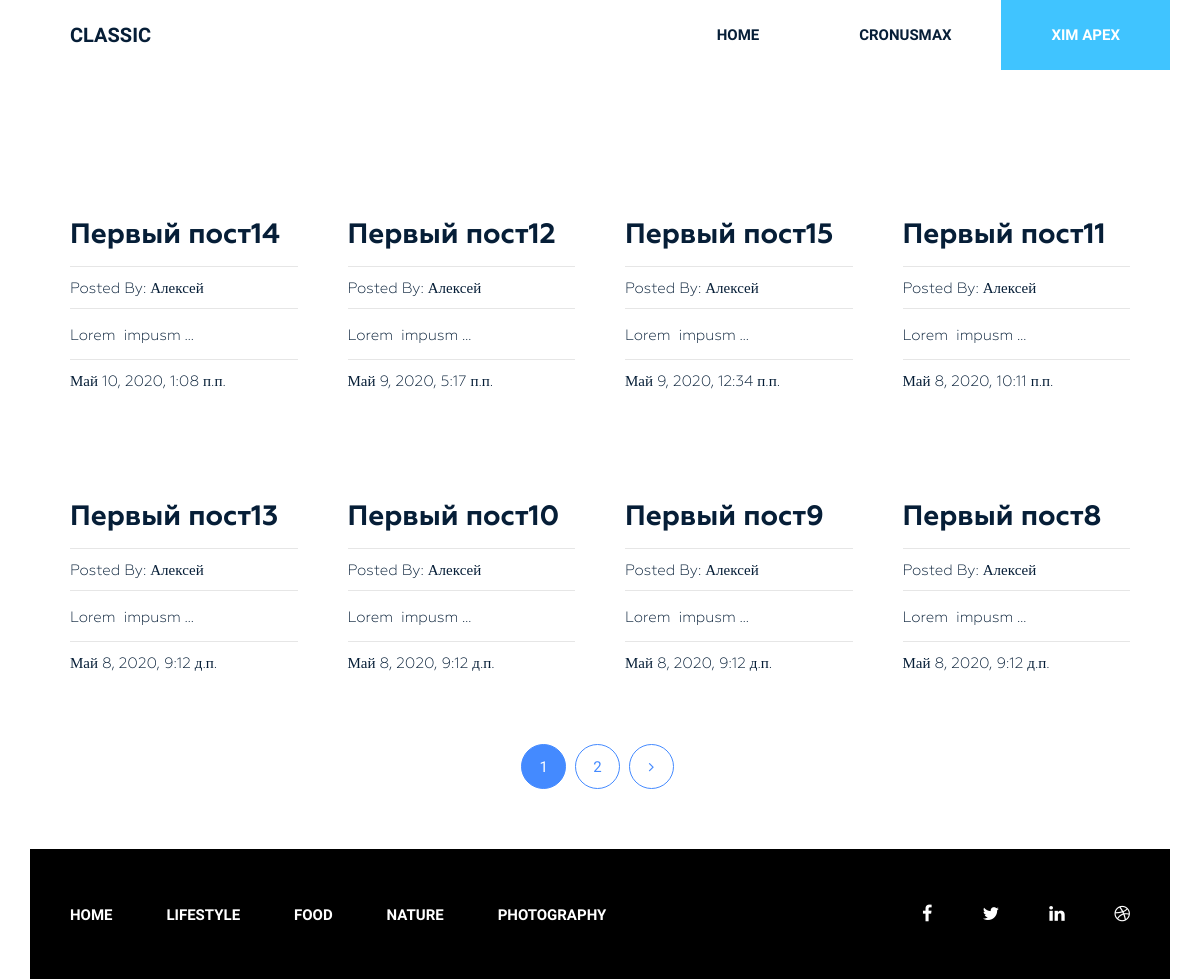
Page /blog/xim-apex/ on the committed database.
### blog/models.py (models this page shows, shortened)
class Category(models.Model):
    title = models.CharField(max_length=100, verbose_name='Заголовок категории')
    slug = models.SlugField(unique=True, max_length=255, verbose_name='Url')
    def __str__(self):
        return self.title
    def get_absolute_url(self):
        return reverse('blog:category', args=[str(self.slug)])
    class Meta:
        verbose_name = 'Категория'
        verbose_name_plural = 'Категории'
        ordering = ['title']

class Post(TimeStampedModel):
    title = models.CharField(max_length=100, verbose_name='Заголовок поста')
    slug = models.SlugField(max_length=255, unique=True, verbose_name='Url')
    author = models.CharField(max_length=100, verbose_name='Автор')
    content = models.TextField(blank=True, verbose_name='Пост')
    photo = models.ImageField(upload_to='photos/%Y/%m/%d/', blank=True, verbose_name='Фотография')
    view = models.IntegerField(default=0, verbose_name='Количество просмотров')
    category = models.ForeignKey(Category, on_delete=models.PROTECT, related_name='posts',
                                 verbose_name='Категория')
    tags = models.ManyToManyField(Tag, related_name='Тэги', blank=True)
    class Meta:
        verbose_name = 'Пост'
        verbose_name_plural = 'Посты'
        ordering = ['-updated']

### blog/views.py (the view)
# urls.py: path('<str:slug>/', Category.as_view(), name='category'),
class Category(ListView):
    paginate_by = 8
    paginate_orphans = 5
    context_object_name = 'posts'
    def get_queryset(self):
        return models.Post.objects.filter(category__slug=self.kwargs['slug'])
    def get_context_data(self, *, object_list=None, **kwargs):
        context = super().get_context_data(**kwargs)
        context['title'] = models.Category.objects.get(
            slug=self.kwargs['slug'])
        return context

### blog/templatetags/menu.py (called while the page is built)
@register.inclusion_tag('tags/menu.html', takes_context=True)
def show_menu(context, menu_class='menu'):
    categories = Category.objects.all()
    return {"categories": categories, "menu_class": menu_class, "context": context}

### templates/blog/post_list.html (shortened to what this page needs)
{% extends 'base.html' %}
{% load static %}
{% block content %}
<section class="blog-post-area">
    <div class="container">
        <div class="row">
            <div class="blog-post-area-style">
                {% for post in posts %}
                <div class="col-md-3">
                    <div class="single-post">
                        <h3><a href="{% url 'blog:post' post.category.slug post.slug %}">{{ post.title }}</a></h3>
                        <h4><span>Posted By: <span class="author-name">{{ post.author }}</span></span>
                        </h4>
                        {{ post.content|safe|truncatechars_html:20 }}
                        <h4><span>{{ post.updated }}</span></h4>
                    </div>
                </div>
                {% endfor %}
            </div>
        </div>
    </div>
    <div class="pegination">
        {% if page_obj.has_other_pages %}
        <div class="nav-links">
            {% for p in page_obj.paginator.page_range %}
            {% if p == page_obj.number %}
            <span class="page-numbers current">{{p}}</span>
            {% elif p > page_obj.number|add:-3 and p < page_obj.number|add:3 %}
            <a class="page-numbers" href="?page={{p}}{%if request.GET.s%}&s={{ request.GET.s }}{%endif%}">{{p}}</a>
            {% endif %}
            {% endfor %}
            {% if page_obj.has_next %}
            <a class="page-numbers" href="?page={{page_obj.next_page_number}}{%if request.GET.s%}&s={{ request.GET.s }}{%endif%}">
                <i class="fa fa-angle-right" aria-hidden="true"></i>
            </a>
            {% endif %}
        </div>
        {% endif %}
    </div>
</section>
{% endblock content %}

### templates/tags/menu.html (shortened to what this page needs)
<div class="{{ menu_class }}">
    <ul>
        <li class=""><a href="{% url 'core:home' %}">Home</a></li>
        {% for item in categories %}
        <li class="{% if item.get_absolute_url == context.request.path %}
                        active
                    {%endif%}">
            <a href="{{ item.get_absolute_url }}">
                {{item.title}}
            </a>
        </li>
        {% endfor %}
    </ul>
</div>

### static/style.css (style rules this page uses)
.wrapper header.header .menu { margin: 0 }
.wrapper header.header .menu ul { float: right; margin: 0; padding: 0; margin-right: 4px; }
.wrapper header.header .menu ul li { display: inline-block; list-style: outside none none; margin: 0 -4px 0 0; }
.wrapper header.header .menu ul li a { color: rgb(6, 30, 55); font-family: "Raleway", sans-serif; font-size: 15px; font-weight: 600; line-height: 70px; padding: 26px 50px; text-decoration: none; text-transform: uppercase; }
.wrapper header.header .menu ul li.active a { background: #40c4ff; color: #fff; }
section.blog-post-area { margin-top: 50px; }
section.blog-post-area .single-post { padding-right: 20px; margin: 100px 0px 0px; }
section.blog-post-area h4 span { font-family: Geometria; font-weight: 400; font-size: 15px; color: #061e37; text-decoration: none; }
section.blog-post-area h4 span.author-name { font-weight: 500; }
.blog-post-area .single-post h3 a { font-family: Geometria; font-size: 28px; font-weight: 700; text-decoration: none; color: #061e37; }
.blog-post-area .single-post p { color: #061e37; font-family: Geometria; font-size: 15px; font-weight: 400; line-height: 27px; padding-top: 14px; position: relative; text-align: justify; }
.blog-post-area .single-post h4 { margin-bottom: 12px; padding-top: 10px; position: relative; }
.blog-post-area .single-post h4::before { background: #e6e6e6 none repeat scroll 0 0; content: ""; height: 1px; position: absolute; top: 0; width: 100%; }
.blog-post-area .single-post p::before { background: #e6e6e6 none repeat scroll 0 0; content: ""; height: 1px; position: absolute; top: 0; width: 100%; }
.blog-post-area .single-post h3 { margin: 25px 0 15px; }
.blog-post-area .pegination { margin-top: 60px; margin-bottom: 60px; }
.blog-post-area .pegination .nav-links { margin: 0; padding: 0; text-align: center; }
.blog-post-area .pegination .nav-links .page-numbers { border: 1px solid #448aff; border-radius: 50%; color: #448aff; display: inline-block; font-family: "Roboto", sans-serif; font-size: 15px; font-weight: 400; height: 45px; line-height: 45px; list-style: outside none none; margin-right: 5px; text-align: center; width: 45px; }
.blog-post-area .blog-post-area-style { margin: 0 20px 0 40px; }
.blog-post-area .pegination .nav-links .page-numbers.current { background: #448aff; color: #fff; }
.blog-post-area .pegination .nav-links a { text-decoration: none; }

### rows in the picture
Category: title "CRONUSMAX"
Category: title "XIM APEX"
Post: title "Первый пост14", author "Алексей", content "Lorem impusm …", updated "Май 10, 2020, 1:08 п.п."
Post: title "Первый пост12", author "Алексей", content "Lorem impusm …", updated "Май 9, 2020, 5:17 п.п."
Post: title "Первый пост15", author "Алексей", content "Lorem impusm …", updated "Май 9, 2020, 12:34 п.п."
Post: title "Первый пост11", author "Алексей", content "Lorem impusm …", updated "Май 8, 2020, 10:11 п.п."
Post: title "Первый пост13", author "Алексей", content "Lorem impusm …", updated "Май 8, 2020, 9:12 д.п."
Post: title "Первый пост10", author "Алексей", content "Lorem impusm …", updated "Май 8, 2020, 9:12 д.п."
Post: title "Первый пост9", author "Алексей", content "Lorem impusm …", updated "Май 8, 2020, 9:12 д.п."
Post: title "Первый пост8", author "Алексей", content "Lorem impusm …", updated "Май 8, 2020, 9:12 д.п."

### other values in the picture
{{ p }} "1"
{{ p }} "2"
